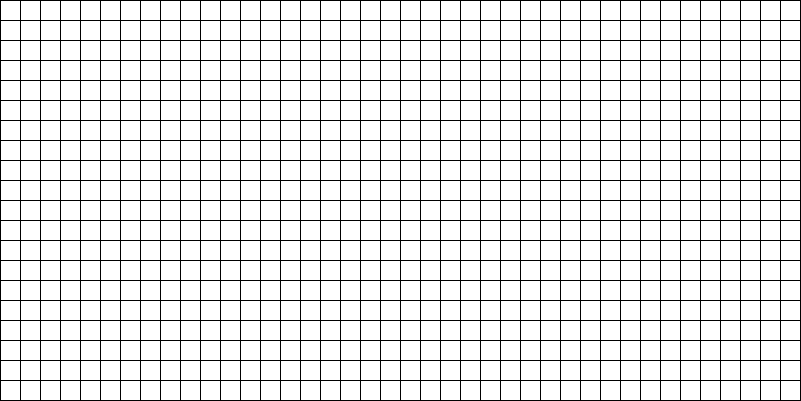
Frame 1 (no input)
Frame 2 (the mouse pressed at the canvas centre, redrawn once): identical to frame 1, image omitted

The Processing sketch that drew this single still picture (run headless with seeded random() and noise(); the mouse was pressed at the canvas centre and the sketch redrawn once):

// Processing sketch: PV007foglioQuadrettato
// ── PV007foglioQuadrettato.pde
// Foglio Quadrettato

void setup()
{
  size(801, 401); // 1 pixel in piu' per lo stroke
  noLoop(); // diesgno statico, 1 solo frame, draw() viene chiamato 1 sola volta
}

void draw()
{
  backgroundFoglio();
}

void backgroundFoglio()
{
  final int lato = 20;
  final int nRighe = height/lato;
  int y = 0;
  for (int riga = 0; riga < nRighe; riga++)
  {
    rigaDiQuadrati(y, lato);
    y = y + lato;
  }
}

void rigaDiQuadrati(int y, final int lato)
{
  final int nQuadPerRiga = width/lato;
  int x = 0;
  
  for (int colonna = 0; colonna < nQuadPerRiga; colonna++)
  {
    rect(x, y, lato, lato);
    x = x + lato;
  }
}
